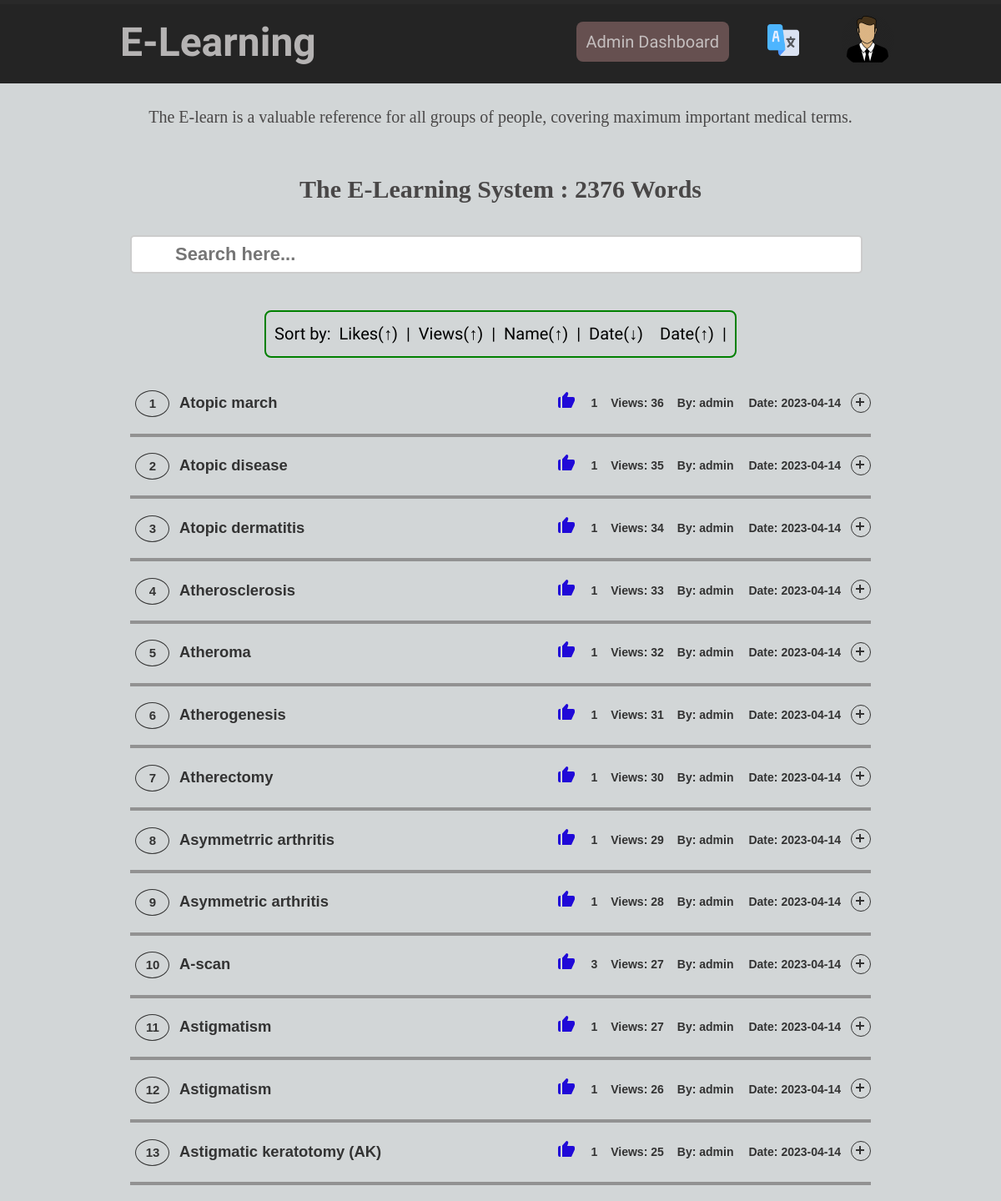
The app's page /main/index.php?sort=views&order=desc&page=1 (signed in, upper part), older data.
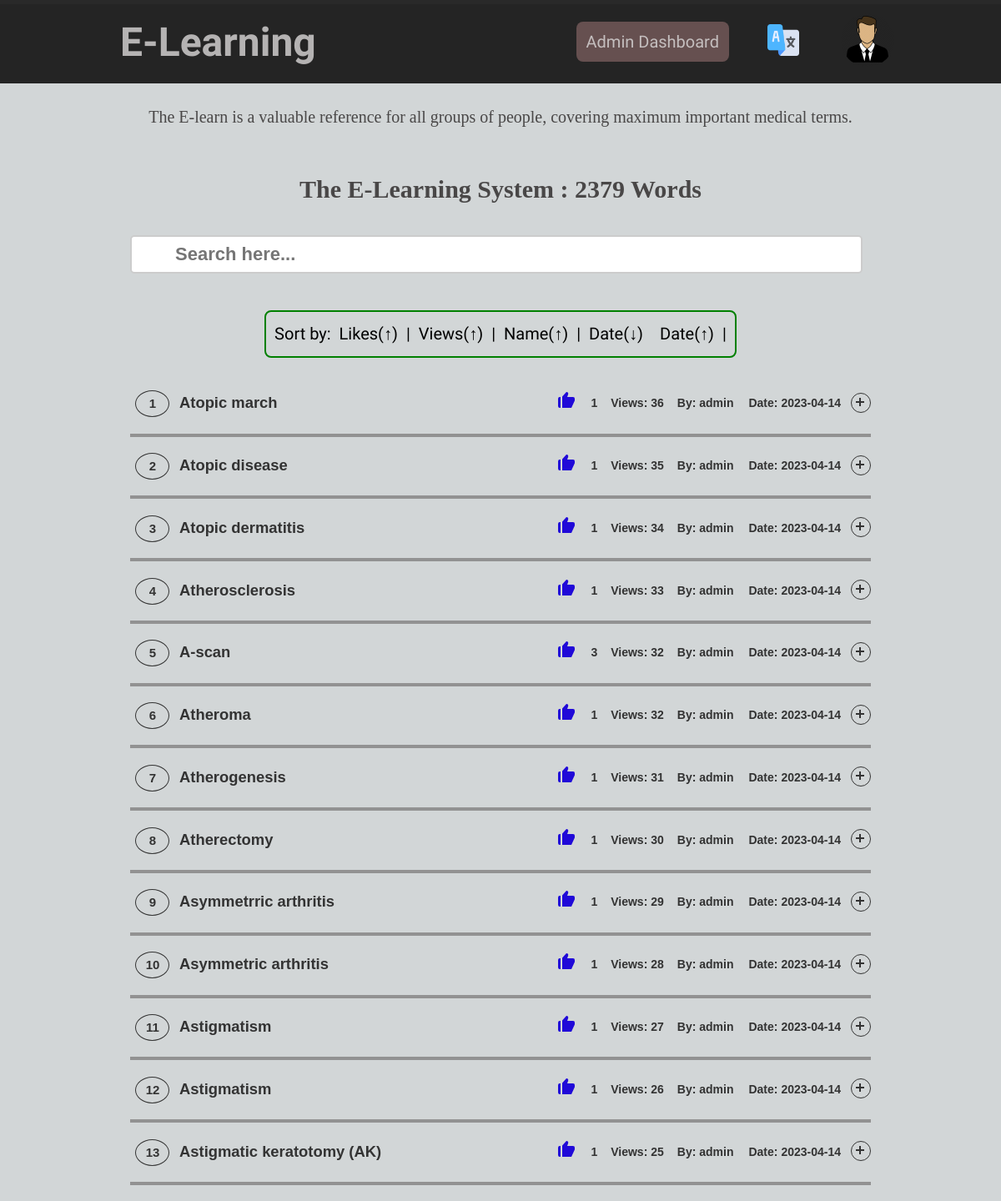
The same page, newer data.
### tables this page shows
CREATE TABLE `usertable` (
  `id` int(11) NOT NULL,
  `code` mediumint(50) NOT NULL,
  `status` text NOT NULL,
  `expire` int(11) NOT NULL,
  `name` varchar(50) NOT NULL,
  `email` varchar(50) NOT NULL,
  `role` varchar(10) NOT NULL,
  `password` varchar(255) NOT NULL,
  `photo` varchar(100) NOT NULL,
  `date` datetime NOT NULL DEFAULT current_timestamp()
);

CREATE TABLE `words_collection` (
  `id` int(11) NOT NULL,
  `title` varchar(56) DEFAULT NULL,
  `description` text DEFAULT NULL,
  `creators` varchar(5) DEFAULT NULL,
  `email` varchar(15) DEFAULT NULL,
  `likes` int(4) DEFAULT NULL,
  `views` int(4) DEFAULT NULL,
  `date` date DEFAULT NULL
);

### main/index.php (the view, shortened to what this page needs)
<?php require "../controllerUserData.php"; ?>
<?php
$email = $_SESSION['email'];
if ($email != false) {
	$sql = "SELECT * FROM usertable WHERE email = '$email'";
	$run_Sql = mysqli_query($con, $sql);
	if ($run_Sql) {
		$fetch_info = mysqli_fetch_assoc($run_Sql);
	}
} else {
	header('Location: ../login-user.php');
}
?>
<!DOCTYPE html>
<html lang="en">
<head>
	<link rel="stylesheet" type="text/css" href="./css/styles.css" />
</head>
<body style="font-family: 'Itim', cursive;">
	<div title="Scroll Indicator" class="headertoop">
	</div>
	<header id="main-header">
		<nav class="navbar">
			<a style="font-size: 3em;font-weight: 900;color: #b5b3b3;padding: 0 0 0 3em;" href="./index.php">
				E-Learning
			</a>
			<ul>
				<?php
				$userRole = $fetch_info['role'];
				if ($userRole == 'admin') {
					echo '<a style="padding: 12px;color: #c5bfbf;background: #665050;font-size: 20px;margin-right: 46px;border-radius: 8px;" href="./admin/admin.php">Admin Dashboard</a>';
				} elseif ($userRole == 'creator') {
					echo '<a style="padding: 12px;color: #c5bfbf;background: #665050;font-size: 20px;margin-right: 46px;border-radius: 8px;" href="./admin/creators.php">Contribute </a>';
				} else {
					echo null;
				}
				?>
				<li>
					<a href="#">
						<img loading="lazy" src="./images/language.png" height="38" width="38" alt="lang" />
						<div id="google_translate_element"></div>
					</a>
				</li>
				<li>
					<a onclick="openDropDown()" class="dropbtn" href="#">
						<?php
						$image_url = $fetch_info['photo'];
						if (strpos($image_url, 'https://') === 0) {
							echo '<img class="dropbtn" alt="user"  src="' . $image_url . '">';
						} else {
							echo '<img class="dropbtn" alt="user" src="../uploaded_img/' . $image_url . '">';
						}
						?>
					</a>
				</li>
			</ul>
		</nav>
	</header>
	<main style="padding-top: 80px;">
		<center style=" font-family: 'Bruno Ace', cursive;">
			<h1 style="font-size: 20px; width: 80%; padding: 40px 0px; color: rgb(73 71 71); line-height: 24px;">
				The E-learn is a valuable reference for all groups of people, covering maximum
				important medical terms.
			</h1>
			<h1><b style="color: rgb(73 71 71); text-transform: capitalize; font-size:30px">The E-learning System :
					<?= "<b>" . mysqli_fetch_assoc(mysqli_query($con, "SELECT COUNT(*) as total FROM words_collection"))["total"] . " words</b>"; ?>
				</b></h1>
		</center>
		<div class="containerfaq">
			<input type="text" id="search-bar" placeholder="Search here..." />
			<?php
			$con = mysqli_connect("localhost", "root", "", "elearn");
			$sort = isset($_GET['sort']) ? htmlspecialchars($_GET['sort']) : 'title';
			$order = isset($_GET['order']) && $_GET['order'] == 'desc' ? 'DESC' : 'ASC';
			$records_per_page = 100;
			$current_page = isset($_GET['page']) ? intval($_GET['page']) : 1;
			$offset = ($current_page - 1) * $records_per_page;
			echo '<div style="padding-bottom: 20px; text-align: center;">';
			echo '<p style="font-size: 20px; border: 2px solid green; display: inline-block; border-radius: 8px; padding: 10px; margin: 0;">';
			echo 'Sort by:';
			echo '<a style="padding: 10px;" href="?sort=likes&order=desc&page=' . $current_page . '">Likes(&uarr;)</a>|';
			echo '<a style="padding: 10px;" href="?sort=views&order=desc&page=' . $current_page . '">Views(&uarr;)</a>|';
			echo '<a style="padding: 10px;" href="?sort=title&order=desc&page=' . $current_page . '">Name(&uarr;)</a>|';
			echo '<a style="padding: 10px;" href="?sort=date&order=asc&page=' . $current_page . '">Date(&darr;)</a>';
			echo '<a style="padding: 10px;" href="?sort=date&order=desc&page=' . $current_page . '">Date(&uarr;)</a>|';
			echo '</p>';
			echo '</div>';
			$sql = "SELECT * FROM words_collection ORDER BY $sort $order LIMIT $offset, $records_per_page";
			$result = mysqli_query($con, $sql);
			$index = ($current_page - 1) * $records_per_page + 1;
			echo '<div class="dictionary">';
			while ($row = mysqli_fetch_assoc($result)) {
				$html = '<div class="dictionary-item" id="title-' . $row["id"] . '">';
				$html .= '<button aria-expanded="false" onclick="incrementViews(' . $row["id"] . ')">';
				$html .= '<p class="title" >';
				$html .= '<span class="bandage">' . $index . '</span>' . $row["title"];
				$html .= '<span class="janakdate">Date: ' . $row["date"] . '</span>';
				$html .= '<span class="janakcreators">By: ' . $row["creators"] . '</span>';
				$html .= '<span class="janakviews">Views: ' . $row["views"] . '</span>';
				$html .= '<span title="Please like it" onclick="incrementLikes(' . $row["id"] . ')" class="janaklikes">';
				$html .= '<svg xmlns="http://www.w3.org/2000/svg" width="24" height="24" viewBox="0 0 24 24" style="fill: rgba(32, 9, 216, 1);transform: ;msFilter:;"><path d="M4 21h1V8H4a2 2 0 0 0-2 2v9a2 2 0 0 0 2 2zM20 8h-7l1.122-3.368A2 2 0 0 0 12.225 2H12L7 7.438V21h11l3.912-8.596L22 12v-2a2 2 0 0 0-2-2z"></path></svg> ' . $row["likes"] . '</span>';
				$html .= '</p>';
				$html .= '<span class="iconplus"></span>';
				$html .= '</button>';
				$html .= '<div class="WDescription">';
				$html .= '<h1>' . $row["description"];
				$sqlc = "SELECT * FROM comments WHERE id = " . $row["id"];
				$resultc = mysqli_query($con, $sqlc);
				while ($rowc = mysqli_fetch_assoc($resultc)) {
					if ($rowc["descriptionc"] != "") {
						$html .= '<hr><div><span style="background: #a6a6ad;padding: 2px;font-size:18px;">By: ' . $rowc['namec'] . '</span> <p style="font-size:18px;display:inline;"> :- ' . $rowc["descriptionc"] . '</p></div>';
					}
				}
				$html .= '</h1>';
				$html .= '<hr><center><form id="commentForm-' . $row["id"] . '" onsubmit="event.preventDefault();">';
				$html .= '<input id="titleid-' . $row["id"] . '" name="titleid" hidden value="' . $row["id"] . '"/>';
				$html .= '<input id="namec-' . $row["id"] . '" type="text" name="namec" hidden value="' . $fetch_info['name'] . '"/>';
				$html .= '<input id="titlec-' . $row["id"] . '" type="text" name="titlec" hidden value="' . $row['title'] . '"/>';
				$html .= '<textarea id="descriptionc-' . $row["id"] . '" rows="10" style="width: 50%;" type="text" name="descriptionc" placeholder="Add your comment..." required></textarea>';
				$html .= '<button id="submitComments-' . $row["id"] . '" style="width: 150px !important;padding: 10px;color: white;border-radius: 8px;margin-bottom: 10px;background: blue !important;text-align: center;" type="button" onclick="submitComment(' . $row["id"] . ')">Send Comment</button>';
				$html .= '</form></center>';
				$html .= '</div>';
				$html .= '</div>';
				echo $html;
				$index++;
			}
			echo '</div>';
			echo '</div>';
			?>
	</main>
</body>
</html>

### main/css/styles.css (style rules this page uses)
body { background-color: #c6cbccc7 !important; }
.containerfaq { padding: 2em 8rem; max-width: 75%; margin: 0 auto; }
.dictionary .dictionary-item { border-bottom: 4px solid #929292; }
.dictionary button { position: relative; display: block; text-align: left; width: 100%; color: #333; font-size: 1.15rem; font-weight: 600; border: none; background: none; outline: none; }
.dictionary button .iconplus { display: inline-block; position: absolute; top: 22px; right: 0; width: 22px; height: 22px; border: 1px solid; border-radius: 22px; }
.dictionary button .iconplus::before { display: block; position: absolute; content: ""; top: 9px; left: 5px; width: 10px; height: 2px; background: currentColor; }
.dictionary button .iconplus::after { display: block; position: absolute; content: ""; top: 5px; left: 9px; width: 2px; height: 10px; background: currentColor; }
.title > .bandage { display: inline-block; width: 38px; height: 30px; -webkit-border-radius: 50% !important; -moz-border-radius: 50% !important; border-radius: 50% !important; text-align: center; padding-top: 0px; padding-left: 1px; font-size: 15px; margin-right: 12px; border: 1px solid #333; }
.dictionary-item .janakcreators { font-size: 14px; font-weight: bold; float: right; }
.dictionary-item .janakdate { font-size: 14px; float: right; margin: 0px 30px 0 18px; }
.dictionary-item .janakviews { font-size: 14px; float: right; margin: 0px 16px; }
.dictionary-item .janaklikes { font-size: 14px; float: right; position: relative; }
.dictionary-item .janaklikes svg { right: 25px; position: absolute; }
h1, h2 { font-size: 20px; }
#search-bar { width: 98%; color: rgb(48, 47, 47); font-weight: 800; font-size: 22px; border: 2px solid #ccc; border-radius: 5px; margin-bottom: 44px; }
#search-bar { height: 40px; }
#search-bar::placeholder { padding-left: 50px; }
a, .btn { -webkit-transition: all 0.5s ease-out 0s; -moz-transition: all 0.5s ease-out 0s; -ms-transition: all 0.5s ease-out 0s; -o-transition: all 0.5s ease-out 0s; transition: all 0.5s ease-out 0s; }
a, button, input, btn { outline: medium none; }
a { color: var(--iq-body-text); text-decoration: none; }
h1, h2, h3, h4, h5, h6 { font-weight: 400; margin: 0em; line-height: 1.2; color: var(--iq-white); }
h1, .h1 { font-size: 3.052em; }
h1 { font-size: 3em; }
p { line-height: 1.66em; }
.navbar { display: flex; justify-content: space-between; align-items: center; }
header#main-header { position: fixed; left: 0em; right: 0em; text-align: center; z-index: 10000003; background: rgba(20, 20, 20, 0.8) !important; }
header .navbar ul li { list-style: none; margin-right: 1.125em; position: relative; transition: all 0.3s ease-in-out; transition: all 0.3s ease-in-out; -moz-transition: all 0.3s ease-in-out; -ms-transition: all 0.3s ease-in-out; -o-transition: all 0.3s ease-in-out; -webkit-transition: all 0.3s ease-in-out; display: inline-block; }
header .navbar ul li:last-child { margin-right: 0; }
header#main-header { position: fixed; left: 0em; top: 0; right: 0em; text-align: center; background: #242424 !important; -webkit-backdrop-filter: blur(0.625em); backdrop-filter: blur(15.625em); }
.navbar ul li:last-child { margin-right: 0; }
.navbar ul li { list-style: none; margin-right: 1.125em; position: relative; transition: all 0.3s ease-in-out; -moz-transition: all 0.3s ease-in-out; -ms-transition: all 0.3s ease-in-out; -o-transition: all 0.3s ease-in-out; -webkit-transition: all 0.3s ease-in-out; display: inline-block; }
img { max-width: 100%; height: auto; }
.headertoop { position: fixed; top: 0; width: 100%; background-color: #292929; z-index: 2147483648; left: 0; }
.window-containerpop > .content > textarea, input { font-size: 14px; }
a { cursor: pointer; }
#google_translate_element { position: absolute !important; width: 44px !important; top: 5% !important; padding: 12px !important; overflow: hidden !important; height: 40px !important; }
.navbar ul { display: flex; list-style: none; margin: 0; align-items: center; padding: 0px 6em 0 0; }
.dropbtn { color: white; padding: 16px; font-size: 16px; border: none; z-index: 999; cursor: pointer; border-radius: 30px; }
img.dropbtn { height: 4em; width: 4em; border-radius: 50% !important; }

Row changes from the older to the newer data that the page shows:
changed words_collection "A-scan": views "27" → "32"; moves up the list
Text that changed along with them:
text no longer shown: "2376"
text now shown: "2379"
